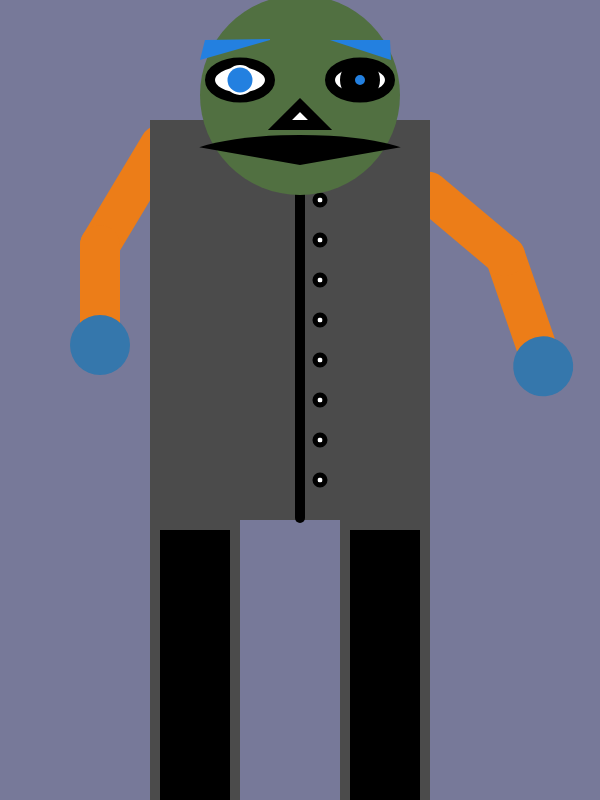
Frame 1 (no input)
Frame 60 (no input): identical to frame 1, image omitted
Frame 120 (the mouse pressed at the canvas centre since frame 60): identical to frame 1, image omitted

The p5.js sketch that drew this single still picture (run headless with seeded random() and noise() and a simulated clock; from frame 60 on, the mouse is pressed at the canvas centre):

// p5.js sketch
// ── sketch.js
function setup(){
  createCanvas(600,800);
}

function draw(){

  background('rgb(119, 121, 153)')

  push();

  translate(300,400);

push();
translate(0,-55);

stroke('rgb(236, 125, 24)')
strokeWeight(40);
line(-140,-200,-200,-100);
line(-200,-100,-200,0);

stroke('rgb(53, 119, 172)');
strokeWeight(60);
point(-200,0);

rotate( radians(-50) );
stroke('rgb(236, 125, 24)')
strokeWeight(40);
line(200,100,140,200);
line(200,0,200,100);

stroke('rgb(53, 119, 172)');
strokeWeight(60);
point(140,200);

pop();

push();
noStroke();
fill('rgb(75, 75, 75)');
rect(-150,-280,280,400);

pop();

stroke('rgb(0,0,0)');
strokeWeight(10);
line(0,-280,0,118);

ellipse(20,-265,5,5);
ellipse(20,-240,5,5);
ellipse(20,-200,5,5);
ellipse(20,-160,5,5);
ellipse(20,-120,5,5);
ellipse(20,-80,5,5);
ellipse(20,-40,5,5);
ellipse(20,0,5,5);
ellipse(20,40,5,5);
ellipse(20,80,5,5);

push();
translate(0,200);

fill('rgb(0,0,0)');
stroke('rgb(75,75,75)');
strokeWeight(10);
rect(45,-75,80,300);

fill('rgb(0,0,0)');
stroke('rgb(75,75,75)')
strokeWeight(10);
rect(-145,-75,80,300)

pop();

push();
translate(0,-175);

noStroke();
fill('rgb(81, 112, 65)')
ellipse(0,-130,200,200);
fill(0);
arc(0,-60,250,60,radians(190),radians(350),PIE);

pop();

push();
translate(0,-175)
triangle(0,-120,20,-100,-20,-100);

pop();

push();
translate( -60, -40 );

fill(255);
ellipse( 0,-280, 60, 35 );
noStroke();

ellipse( 0, -280, 30 );
fill('rgb(35,128, 224)');
ellipse( 0, -280, 25 );

rotate(PI);
noStroke();
quad( 40, 300, 35, 320, -30, 321, -30, 320 );
pop();

push();
translate( 60, 40 );

fill(255);
ellipse( 0,-360, 60, 35 );
noFill();

ellipse( 0, -360, 30 );
fill('rgb(35, 128, 224)');
ellipse( 0, -360, 20 );

rotate(PI);
noStroke();
quad( 30,400,-30,400,-31,380 );
    // 40, 380, 35, 400, -30, 401, -30, 400
pop();
}
